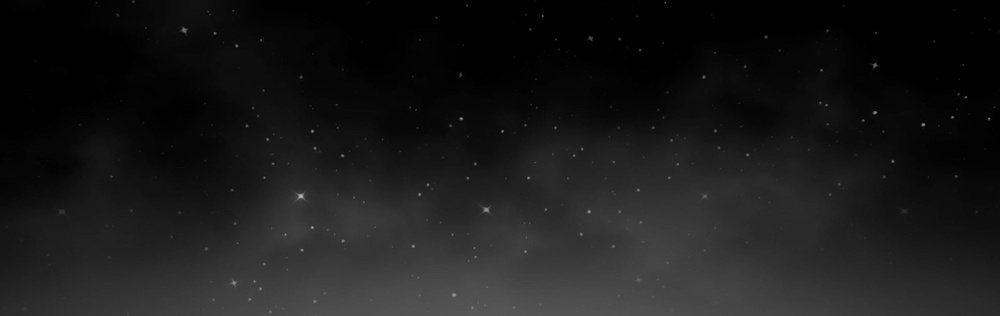
#> input picture item/overlay.jpg, 1000 x 316 px, shrunk from 1930 x 610 before the run, found by its file name
$ python chatgpt.py
#> lines starting #> are read from the running program, lines starting #| are printed output that depends on the picture
import cv2
import numpy as np

# 画像を読み込み、グレースケールに変換する
img = cv2.imread(r'overlay.jpg', cv2.IMREAD_GRAYSCALE)
#> img is the input picture: shape (316, 1000); min 0, max 183, mean 25.4

# 暗いところほど黄色みを強調するために、黄色を指定する
color = (255, 0, 0)  # BGRで指定する必要があるため、黄色は(0, 255, 255)

# カラーマップを作成する
color_map = np.zeros((256, 1, 3), dtype=np.uint8)
for i in range(256):
    color_map[i][0] = color

# カラーマップを適用し、明度を下げた画像を生成する
output = cv2.applyColorMap(img, color_map)
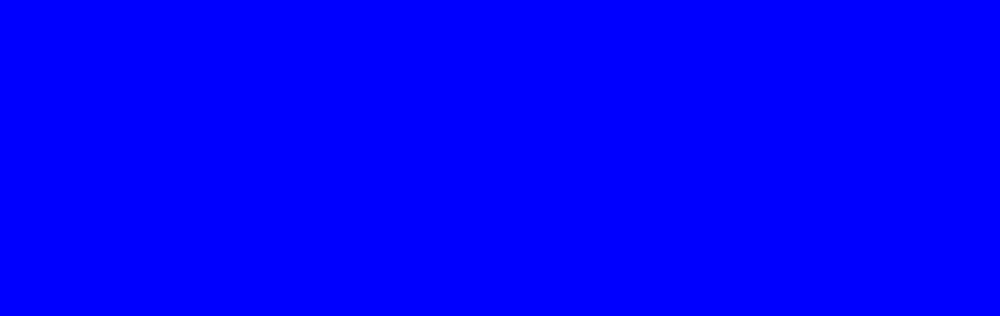
#> output: shape (316, 1000, 3); mean B, G, R 255, 0, 0

# 生成された画像を表示する
cv2.imshow('output', output)
cv2.waitKey(0)
